Frame 1 (no input): blank canvas, image omitted
Frame 60 (no input): blank canvas, image omitted
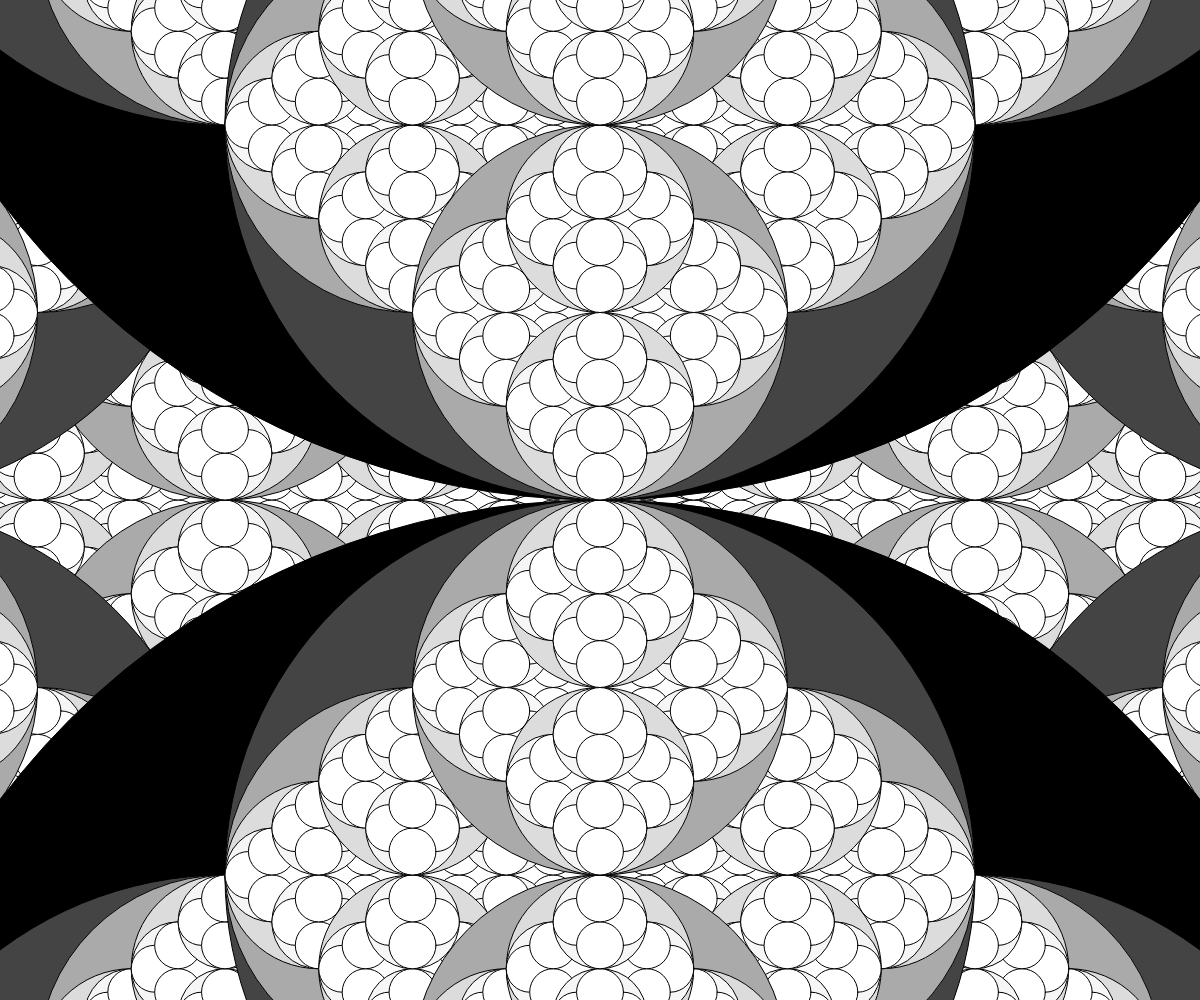
Frame 120 (the mouse pressed at the canvas centre since frame 60)

The p5.js sketch whose frames 1 and 60 were blank and that drew this single picture after the mouse press (run headless with seeded random() and noise() and a simulated clock; from frame 60 on, the mouse is pressed at the canvas centre):

// p5.js sketch
// ── sketch.js
// making a circle with recursion 

function setup() {
  createCanvas(windowWidth, windowHeight);
}

function draw() {
  background(220);

  recursiveCircle(width/2,height/2,mouseX * 2.5);
}

function recursiveCircle(x,y, radius){
  let gray = map(radius, 30, height/2, 255, 0);
  fill(gray);
  circle(x, y, radius*2);
  if (radius > 30){
    recursiveCircle(x - radius/2 ,y, radius/2);
    recursiveCircle(x + radius/2 ,y, radius/2);
    recursiveCircle(x,y + radius/2, radius/2);
    recursiveCircle(x,y- radius/2, radius/2);

  }

}
